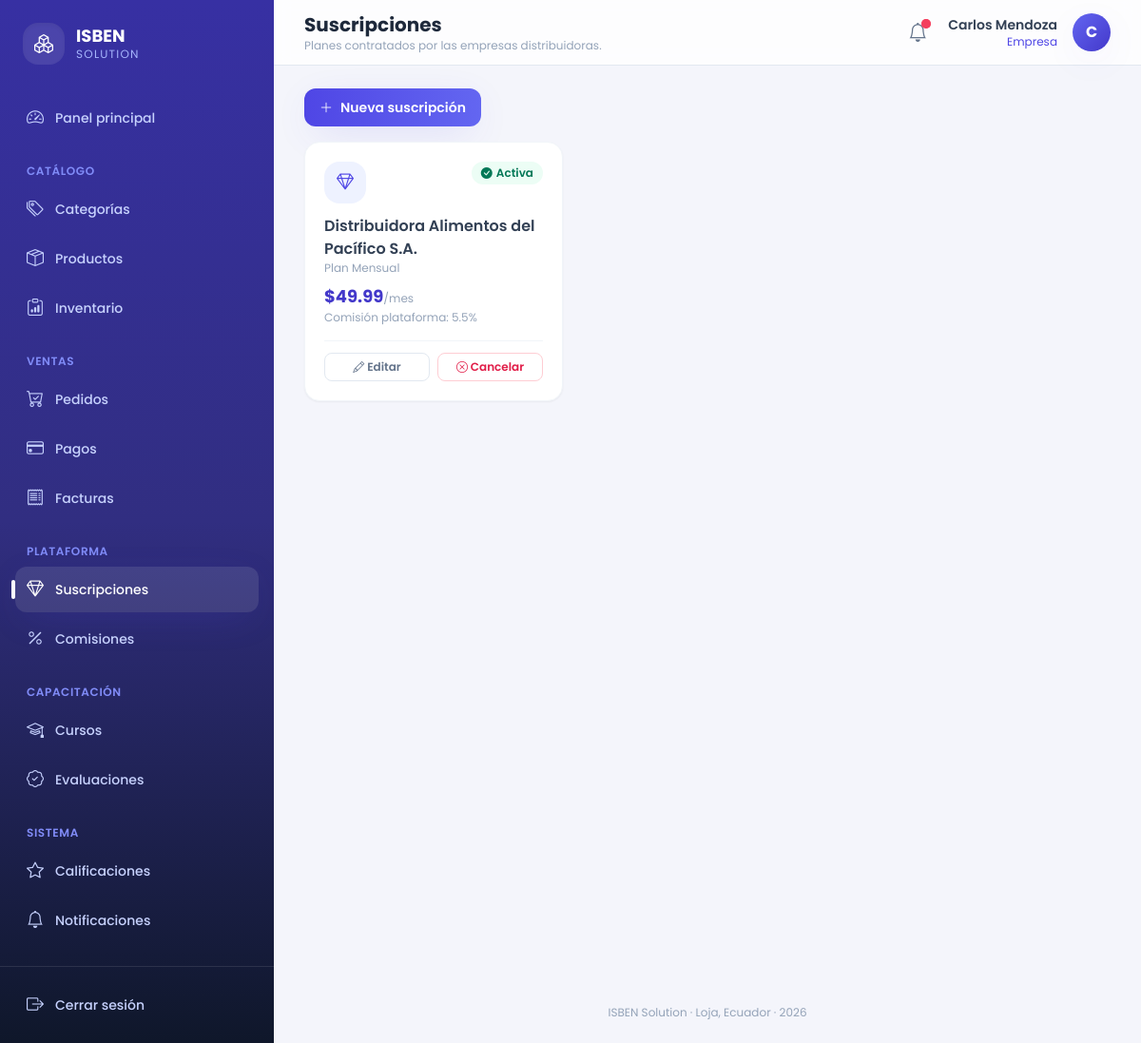
/suscripciones/ (signed in), run on the app's committed database.
### core/models.py (models this page shows, shortened)
class Notificacion(models.Model):
    destinatario  = models.ForeignKey(Usuario, on_delete=models.CASCADE,
                                      related_name='notificaciones')
    tipo          = models.CharField(max_length=20, choices=TIPO_NOTIFICACION)
    titulo        = models.CharField(max_length=200)
    mensaje       = models.TextField()
    leida         = models.BooleanField(default=False)
    fecha_envio   = models.DateTimeField(auto_now_add=True)
    fecha_lectura = models.DateTimeField(null=True, blank=True)
    class Meta:
        ordering = ['-fecha_envio']
        verbose_name = 'Notificación'
        verbose_name_plural = 'Notificaciones'

class Usuario(AbstractUser):
    email    = models.EmailField(unique=True)
    telefono = models.CharField(max_length=20, blank=True)
    rol      = models.CharField(max_length=20, choices=ROL_USUARIO)
    fecha_actualizacion = models.DateTimeField(auto_now=True)
    REQUIRED_FIELDS = ['email', 'rol']
    class Meta:
        verbose_name = 'Usuario'
        verbose_name_plural = 'Usuarios'

class Suscripcion(models.Model):
    empresa             = models.ForeignKey(Empresa, on_delete=models.CASCADE,
                                            related_name='suscripciones')
    tipo_plan           = models.CharField(max_length=20, choices=TIPO_PLAN)
    precio              = models.DecimalField(max_digits=12, decimal_places=2)
    comision_plataforma = models.FloatField()
    estado              = models.CharField(max_length=20, choices=ESTADO_SUSCRIPCION,
                                           default='activa')
    fecha_inicio        = models.DateField()
    fecha_fin           = models.DateField(null=True, blank=True)
    fecha_creacion      = models.DateTimeField(auto_now_add=True)
    class Meta:
        verbose_name = 'Suscripción'
        verbose_name_plural = 'Suscripciones'
    def get_costo_mensual(self):
        if self.tipo_plan == 'anual':
            return round(self.precio / 12, 2)
        return self.precio

class Empresa(models.Model):
    usuario             = models.OneToOneField(Usuario, on_delete=models.CASCADE,
                                               related_name='empresa')
    ruc                 = models.CharField(max_length=13, unique=True)
    razon_social        = models.CharField(max_length=200)
    representante_legal = models.CharField(max_length=200)
    direccion           = models.TextField()
    logo_url            = models.URLField(blank=True)
    estado              = models.CharField(max_length=20, choices=ESTADO_APROBACION,
                                           default='pendiente')
    fecha_verificacion  = models.DateTimeField(null=True, blank=True)
    class Meta:
        verbose_name = 'Empresa'
        verbose_name_plural = 'Empresas'

### core/views.py (the view)
# urls.py: path('suscripciones/', views.lista_suscripciones, name='lista_suscripciones'),
@rol_requerido('administrador', 'empresa')
def lista_suscripciones(request):
    suscripciones = Suscripcion.objects.select_related('empresa').order_by('-fecha_creacion')
    if request.user.rol == 'empresa':
        suscripciones = suscripciones.filter(empresa=request.user.empresa)
    return render(request, 'core/suscripciones/lista.html', {'suscripciones': _paginar(request, suscripciones)})

### core/context_processors.py (called while the page is built)
def notificaciones(request):
    if request.user.is_authenticated:
        return {
            'notificaciones_no_leidas_global': request.user.notificaciones.filter(leida=False).count(),
        }
    return {}

### core/views.py (called while the page is built)
def _paginar(request, queryset, por_pagina=10):
    return Paginator(queryset, por_pagina).get_page(request.GET.get('page'))

### core/templates/core/suscripciones/lista.html (shortened to what this page needs)
{% extends 'core/master.html' %}
{% block header_title %}Suscripciones{% endblock %}
{% block header_subtitle %}Planes contratados por las empresas distribuidoras.{% endblock %}
{% block content %}
<div class="mb-4">
  <a href="{% url 'crear_suscripcion' %}" class="inline-flex items-center gap-2 rounded-xl bg-gradient-to-r from-brand-600 to-brand-500 px-4 py-2.5 text-sm font-semibold text-white shadow-soft transition active:scale-[0.98] hover:from-brand-700 hover:to-brand-600">
    <i class="bi bi-plus-lg"></i> Nueva suscripción
  </a>
</div>
<div class="grid grid-cols-1 gap-4 sm:grid-cols-2 lg:grid-cols-3">
  {% for suscripcion in suscripciones %}
  <div class="rounded-2xl border border-slate-100 bg-white p-5 shadow-sm">
    <div class="mb-3 flex items-start justify-between">
      <div class="grid h-11 w-11 place-items-center rounded-2xl bg-brand-50 text-lg text-brand-600"><i class="bi bi-gem"></i></div>
      {% include 'core/partials/_badge_estado.html' with estado=suscripcion.estado %}
    </div>
    <h3 class="font-semibold text-slate-700">{{ suscripcion.empresa.razon_social }}</h3>
    <p class="text-xs text-slate-400">Plan {{ suscripcion.get_tipo_plan_display }}</p>
    <p class="mt-2 text-lg font-bold text-brand-700">${{ suscripcion.get_costo_mensual }}<span class="text-xs font-normal text-slate-400">/mes</span></p>
    <p class="text-xs text-slate-400">Comisión plataforma: {{ suscripcion.comision_plataforma }}%</p>
    <div class="mt-4 flex gap-2 border-t border-slate-100 pt-3">
      <a href="{% url 'editar_suscripcion' suscripcion.pk %}" class="flex-1 rounded-lg border border-slate-200 px-3 py-1.5 text-center text-xs font-semibold text-slate-500 hover:bg-slate-50"><i class="bi bi-pencil"></i> Editar</a>
      {% if suscripcion.estado == 'activa' %}
      <a href="{% url 'cancelar_suscripcion' suscripcion.pk %}" class="flex-1 rounded-lg border border-rose-200 px-3 py-1.5 text-center text-xs font-semibold text-rose-600 hover:bg-rose-50"><i class="bi bi-x-circle"></i> Cancelar</a>
      {% endif %}
    </div>
  </div>
  {% empty %}
  <div class="col-span-full rounded-2xl border border-dashed border-slate-200 p-10 text-center text-slate-400"><i class="bi bi-inbox mb-2 block text-3xl"></i> No hay suscripciones registradas.</div>
  {% endfor %}
</div>
{% endblock %}

### core/templates/core/master.html (shortened to what this page needs)
{% load static %}
<!DOCTYPE html>
<html lang="es">
<head>
<script src="https://cdn.tailwindcss.com"></script>
<link rel="stylesheet" href="https://cdn.jsdelivr.net/npm/bootstrap-icons@1.11.3/font/bootstrap-icons.min.css">
<link rel="stylesheet" href="{% static 'core/css/estilos.css' %}">
</head>
<body class="font-sans text-slate-700 antialiased" x-data="{ sidebarOpen: false }">
{% if user.is_authenticated %}
<div class="flex min-h-screen">
  <aside
    class="fixed inset-y-0 left-0 z-40 w-72 transform bg-gradient-to-b from-brand-800 via-brand-900 to-slate-900 text-indigo-100 transition-transform duration-300 lg:static lg:translate-x-0"
    :class="sidebarOpen ? 'translate-x-0' : '-translate-x-full'">
    <div class="flex h-full flex-col">
      <div class="flex items-center gap-3 px-6 py-6">
        <div class="flex h-11 w-11 items-center justify-center rounded-2xl bg-white/10 text-xl font-bold text-white shadow-inner">
          <i class="bi bi-boxes"></i>
        </div>
        <div>
          <p class="text-lg font-bold leading-tight text-white">ISBEN</p>
          <p class="text-xs uppercase tracking-widest text-indigo-300">Solution</p>
        </div>
      </div>
      <nav class="mt-2 flex-1 space-y-6 overflow-y-auto px-4 pb-6">
        <div>
          <a href="{% url 'inicio' %}"
             class="group relative flex items-center gap-3 rounded-xl px-3 py-2.5 text-sm font-medium transition {% if request.resolver_match.url_name == 'inicio' %}bg-white/10 text-white shadow-soft{% else %}text-indigo-200 hover:translate-x-0.5 hover:bg-white/5 hover:text-white{% endif %}">
            <i class="bi bi-speedometer2 text-lg"></i> Panel principal
          </a>
        </div>
        <div>
          <p class="px-3 pb-2 text-xs font-semibold uppercase tracking-wider text-indigo-400">Catálogo</p>
          <div class="space-y-1">
            {% include 'core/partials/_nav_link.html' with url_name='lista_categorias' icon='bi-tags' label='Categorías' %}
            {% include 'core/partials/_nav_link.html' with url_name='lista_productos' icon='bi-box-seam' label='Productos' %}
            {% if user.rol in 'empresa,administrador' %}
              {% include 'core/partials/_nav_link.html' with url_name='lista_inventario' icon='bi-clipboard-data' label='Inventario' %}
            {% endif %}
          </div>
        </div>
        <div>
          <p class="px-3 pb-2 text-xs font-semibold uppercase tracking-wider text-indigo-400">Ventas</p>
          <div class="space-y-1">
            {% include 'core/partials/_nav_link.html' with url_name='lista_pedidos' icon='bi-cart-check' label='Pedidos' %}
            {% include 'core/partials/_nav_link.html' with url_name='lista_pagos' icon='bi-credit-card' label='Pagos' %}
            {% include 'core/partials/_nav_link.html' with url_name='lista_facturas' icon='bi-receipt' label='Facturas' %}
          </div>
        </div>
        {% if user.rol == 'administrador' or user.rol == 'empresa' %}
        <div>
          <p class="px-3 pb-2 text-xs font-semibold uppercase tracking-wider text-indigo-400">Plataforma</p>
          <div class="space-y-1">
            {% include 'core/partials/_nav_link.html' with url_name='lista_suscripciones' icon='bi-gem' label='Suscripciones' %}
            {% include 'core/partials/_nav_link.html' with url_name='lista_comisiones' icon='bi-percent' label='Comisiones' %}
          </div>
        </div>
        {% endif %}
        <div>
          <p class="px-3 pb-2 text-xs font-semibold uppercase tracking-wider text-indigo-400">Capacitación</p>
          <div class="space-y-1">
            {% include 'core/partials/_nav_link.html' with url_name='lista_cursos' icon='bi-mortarboard' label='Cursos' %}
            {% include 'core/partials/_nav_link.html' with url_name='lista_evaluaciones' icon='bi-patch-check' label='Evaluaciones' %}
          </div>
        </div>
        <div>
          <p class="px-3 pb-2 text-xs font-semibold uppercase tracking-wider text-indigo-400">Sistema</p>
          <div class="space-y-1">
            {% include 'core/partials/_nav_link.html' with url_name='lista_calificaciones' icon='bi-star' label='Calificaciones' %}
            {% include 'core/partials/_nav_link.html' with url_name='lista_notificaciones' icon='bi-bell' label='Notificaciones' %}
          </div>
        </div>
      </nav>
      <div class="border-t border-white/10 p-4">
        <form action="{% url 'logout' %}" method="post">
          <button type="submit" class="flex w-full items-center gap-3 rounded-xl px-3 py-2.5 text-sm font-medium text-indigo-200 transition hover:bg-white/5 hover:text-white">
            <i class="bi bi-box-arrow-right text-lg"></i> Cerrar sesión
          </button>
        </form>
      </div>
    </div>
  </aside>
  <div class="flex min-h-screen flex-1 flex-col lg:pl-0">
    <header class="sticky top-0 z-20 flex items-center justify-between gap-4 border-b border-slate-200 bg-white/80 px-4 py-3 backdrop-blur lg:px-8">
      <div class="flex items-center gap-3">
        <div>
          <h1 class="text-lg font-bold text-slate-800 lg:text-xl">{% block header_title %}{% endblock %}</h1>
          <p class="hidden text-xs text-slate-400 sm:block">{% block header_subtitle %}Gestiona tu operación mayorista desde un solo lugar.{% endblock %}</p>
        </div>
      </div>
      <div class="flex items-center gap-3">
        <a href="{% url 'lista_notificaciones' %}" class="relative grid h-10 w-10 place-items-center rounded-xl text-slate-500 transition hover:bg-slate-100 hover:text-brand-600" title="Notificaciones">
          <i class="bi bi-bell text-xl"></i>
          {% if notificaciones_no_leidas_global %}
          <span class="absolute right-1.5 top-1.5 flex h-2.5 w-2.5">
            <span class="relative inline-flex h-2.5 w-2.5 rounded-full bg-rose-500"></span>
          </span>
          {% endif %}
        </a>
        <div class="flex items-center gap-4" x-data="{ open: false }">
          <div class="hidden text-right sm:block">
            <p class="text-sm font-semibold text-slate-700">{{ user.get_full_name|default:user.username }}</p>
            <p class="text-xs capitalize text-brand-600">{{ user.get_rol_display }}</p>
          </div>
          <button @click="open = !open" class="grid h-10 w-10 place-items-center rounded-full bg-gradient-to-br from-brand-500 to-brand-700 font-bold text-white shadow-soft transition hover:shadow-lg">
            {{ user.first_name|slice:":1"|upper|default:user.username|slice:":1"|upper }}
          </button>
        </div>
      </div>
    </header>
    <main class="pagina-contenido flex-1 px-4 py-6 lg:px-8">
      {% block content %}{% endblock %}
    </main>
    <footer class="px-4 py-6 text-center text-xs text-slate-400 lg:px-8">
      ISBEN Solution &middot; Loja, Ecuador &middot; {% now "Y" %}
    </footer>
  </div>
</div>
{% else %}
  {% block auth_content %}{% endblock %}
{% endif %}
</body>
</html>

### core/templates/core/partials/_nav_link.html
{% url url_name as nav_url %}
<a href="{{ nav_url }}"
   class="group relative flex items-center gap-3 rounded-xl px-3 py-2.5 text-sm font-medium transition {% if request.resolver_match.url_name == url_name %}bg-white/10 text-white shadow-soft{% else %}text-indigo-200 hover:translate-x-0.5 hover:bg-white/5 hover:text-white{% endif %}">
  {% if request.resolver_match.url_name == url_name %}
  <span class="absolute -left-1 top-1/2 h-5 w-1 -translate-y-1/2 rounded-full bg-white"></span>
  {% endif %}
  <i class="bi {{ icon }} text-lg"></i> {{ label }}
</a>

### core/templates/core/partials/_badge_estado.html
{% if estado == 'aprobado' or estado == 'activa' or estado == 'validado' or estado == 'pagada' or estado == 'entregado' or estado == 'confirmado' or estado == 'AUTORIZADO' %}
<span class="inline-flex items-center gap-1 rounded-full bg-emerald-50 px-2.5 py-1 text-xs font-semibold text-emerald-700"><i class="bi bi-check-circle-fill"></i> {{ estado|title }}</span>
{% elif estado == 'pendiente' or estado == 'creado' %}
<span class="inline-flex items-center gap-1 rounded-full bg-amber-50 px-2.5 py-1 text-xs font-semibold text-amber-700"><i class="bi bi-hourglass-split"></i> {{ estado|title }}</span>
{% elif estado == 'rechazado' or estado == 'cancelado' or estado == 'bloqueado' or estado == 'anulada' or estado == 'vencida' %}
<span class="inline-flex items-center gap-1 rounded-full bg-rose-50 px-2.5 py-1 text-xs font-semibold text-rose-700"><i class="bi bi-x-circle-fill"></i> {{ estado|title }}</span>
{% elif estado == 'despachado' %}
<span class="inline-flex items-center gap-1 rounded-full bg-brand-50 px-2.5 py-1 text-xs font-semibold text-brand-700"><i class="bi bi-truck"></i> {{ estado|title }}</span>
{% else %}
<span class="inline-flex items-center gap-1 rounded-full bg-slate-100 px-2.5 py-1 text-xs font-semibold text-slate-600">{{ estado|default:"—"|title }}</span>
{% endif %}

### core/templates/core/master.html (style rules this page uses)
body { background: #f4f5fb; }
main.pagina-contenido { animation: fadeInUp 0.35s ease-out; }
a, button { -webkit-tap-highlight-color: transparent; }

### data on the page
Notificacion: tipo "Inventario"
Usuario: get_full_name "Carlos Mendoza", rol "Empresa", first_name "C"
Suscripcion: estado "Activa", empresa.razon_social "Distribuidora Alimentos del Pacífico S.A.", tipo_plan "Mensual", get_costo_mensual "49.99", comision_plataforma "5.5", shows "Cancelar"

### other printed values
{{ label }} "Categorías Productos Pedidos Pagos Facturas Suscripciones Comisiones Cursos Evaluaciones Calificaciones Notificaciones"
